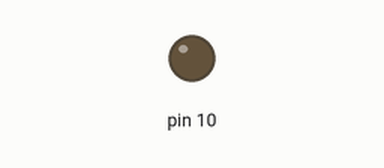
A sketch run on a simulated Arduino Uno, built with avr-gcc and run on an emulated ATmega328P. Parts: output pins drawn as LEDs (lit = HIGH).

Above: at 0.05 s.
At 1.45 s:
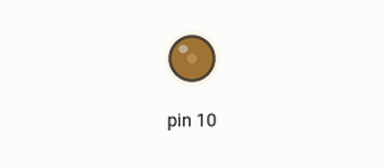
At 2.8 s:
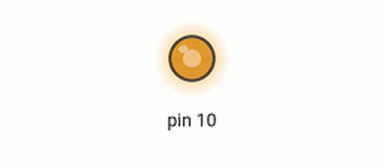
At 13.2 s:
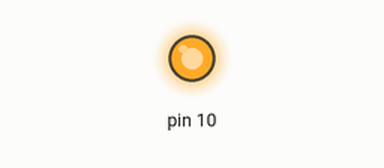
Timing chart, 0 to 17.2 s (numbered marks = the images above):
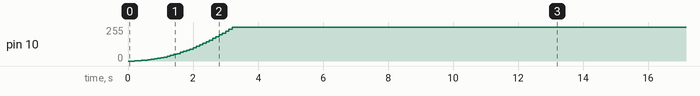

Measured:
- by itself, pin 10: ramps from 0/255 to 255/255 and jumps back, once every 13.2 s

The sketch:

LED_ON.ino
```cpp
#include <TimerOne.h>

const int LED = 10;

void setup(){
  Timer1.initialize();
  Timer1.pwm(LED,0);

  Timer1.setPeriod(1000000/20);
  //1Hz/n = 주파수 주기간격 조절 -> 1초당 1*n번 점멸

  for(int i = 0; i <= 1023; i++){
    Timer1.setPwmDuty(LED,i*i);
    delay(100);
    //HIGH : 0~1023 -> LED 밝기 조절
  }
}

void loop(){

}
```
